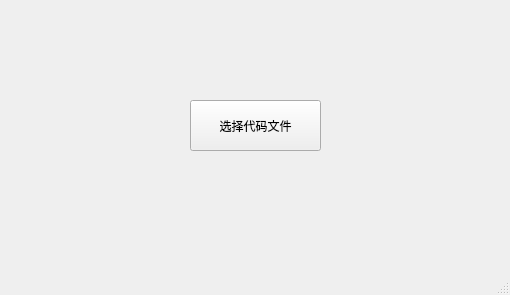
<?xml version="1.0" encoding="UTF-8"?>
<ui version="4.0">
 <class>MainWindow</class>
 <widget class="QMainWindow" name="MainWindow">
  <property name="geometry">
   <rect>
    <x>0</x>
    <y>0</y>
    <width>510</width>
    <height>295</height>
   </rect>
  </property>
  <property name="windowTitle">
   <string>MainWindow</string>
  </property>
  <widget class="QWidget" name="centralwidget">
   <widget class="QPushButton" name="pushButton">
    <property name="geometry">
     <rect>
      <x>190</x>
      <y>100</y>
      <width>131</width>
      <height>51</height>
     </rect>
    </property>
    <property name="text">
     <string>选择代码文件</string>
    </property>
   </widget>
  </widget>
  <widget class="QMenuBar" name="menubar">
   <property name="geometry">
    <rect>
     <x>0</x>
     <y>0</y>
     <width>510</width>
     <height>23</height>
    </rect>
   </property>
  </widget>
  <widget class="QStatusBar" name="statusbar"/>
 </widget>
 <resources/>
 <connections/>
</ui>
